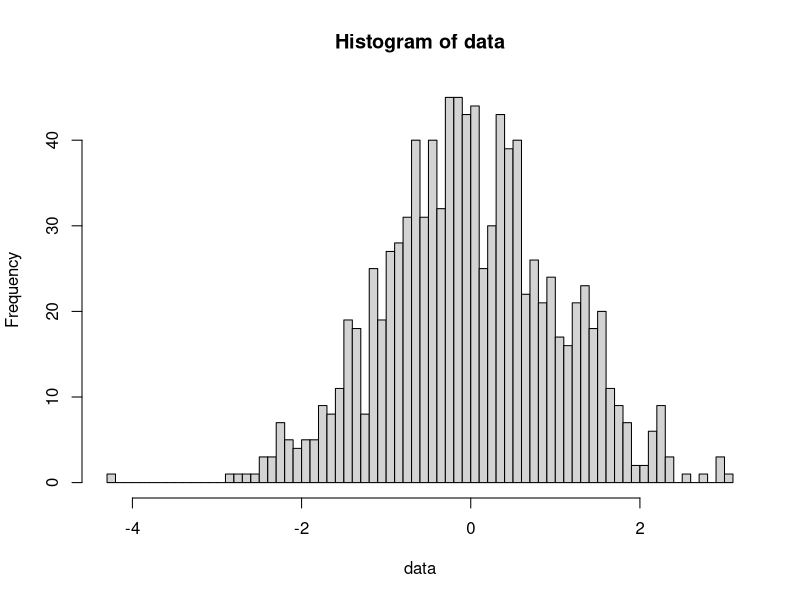

This chart was generated by the following R code:
## ---- chunk 1
print("Hello World")
## ---- chunk 2
print("Hello World")
## ---- chunk 3
data <- rnorm(n = 1000, mean = 0, sd = 1)
hist(data, n = 100)
